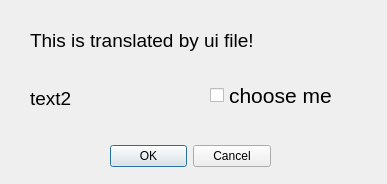
<?xml version="1.0" encoding="UTF-8"?>
<ui version="4.0">
 <class>CDialog</class>
 <widget class="QDialog" name="CDialog">
  <property name="geometry">
   <rect>
    <x>0</x>
    <y>0</y>
    <width>387</width>
    <height>184</height>
   </rect>
  </property>
  <property name="windowTitle">
   <string>Dialog</string>
  </property>
  <widget class="QDialogButtonBox" name="buttonBox">
   <property name="geometry">
    <rect>
     <x>110</x>
     <y>140</y>
     <width>161</width>
     <height>32</height>
    </rect>
   </property>
   <property name="orientation">
    <enum>Qt::Horizontal</enum>
   </property>
   <property name="standardButtons">
    <set>QDialogButtonBox::Cancel|QDialogButtonBox::Ok</set>
   </property>
  </widget>
  <widget class="QLabel" name="m_pLabel1">
   <property name="geometry">
    <rect>
     <x>30</x>
     <y>30</y>
     <width>321</width>
     <height>21</height>
    </rect>
   </property>
   <property name="font">
    <font>
     <pointsize>14</pointsize>
    </font>
   </property>
   <property name="text">
    <string>This is translated by ui file!</string>
   </property>
  </widget>
  <widget class="QLabel" name="m_pLabel2">
   <property name="geometry">
    <rect>
     <x>30</x>
     <y>90</y>
     <width>171</width>
     <height>16</height>
    </rect>
   </property>
   <property name="font">
    <font>
     <pointsize>14</pointsize>
    </font>
   </property>
   <property name="text">
    <string>text2</string>
   </property>
  </widget>
  <widget class="QCheckBox" name="checkBox">
   <property name="geometry">
    <rect>
     <x>210</x>
     <y>80</y>
     <width>141</width>
     <height>31</height>
    </rect>
   </property>
   <property name="font">
    <font>
     <family>Arial</family>
     <pointsize>16</pointsize>
    </font>
   </property>
   <property name="text">
    <string>choose me</string>
   </property>
  </widget>
 </widget>
 <resources/>
 <connections>
  <connection>
   <sender>buttonBox</sender>
   <signal>accepted()</signal>
   <receiver>CDialog</receiver>
   <slot>accept()</slot>
   <hints>
    <hint type="sourcelabel">
     <x>248</x>
     <y>254</y>
    </hint>
    <hint type="destinationlabel">
     <x>157</x>
     <y>274</y>
    </hint>
   </hints>
  </connection>
  <connection>
   <sender>buttonBox</sender>
   <signal>rejected()</signal>
   <receiver>CDialog</receiver>
   <slot>reject()</slot>
   <hints>
    <hint type="sourcelabel">
     <x>316</x>
     <y>260</y>
    </hint>
    <hint type="destinationlabel">
     <x>286</x>
     <y>274</y>
    </hint>
   </hints>
  </connection>
 </connections>
</ui>
